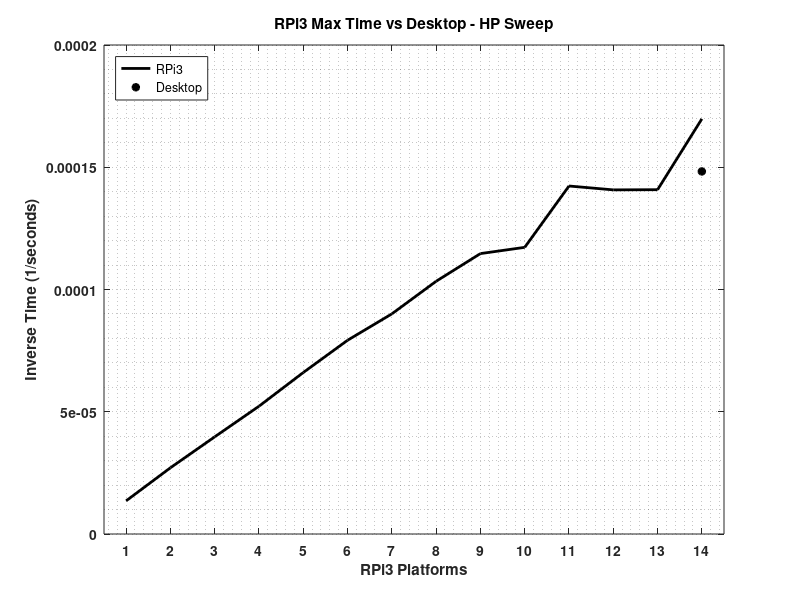

Write the MATLAB code that produced this figure.
%% Hyper Parameter Sweep Data Plot
%
% SBLT Andrew Taylor - z3457431

%% Prepare Workspace
close all;
clear;
clc;

%% Variables
load('sweep_cluster.mat');
load('sweep_desktop.mat');

neurons = [9,18,27,36,45,54,63,72,81];
neurons = [neurons,neurons,neurons,neurons,neurons,neurons];
layers = [1,2,3];
s_cluster = sortrows(cluster, [2,3,4,1]);

slowest  = 0;
k = 1;
times_c_x = zeros(1,54);

for j = 1:length(s_cluster)
   if s_cluster(j,4) == neurons(k)
       slowest = max(slowest,s_cluster(j,6));
   else
       times_c_x(k) = slowest;
       slowest = 0;
       k = k + 1;
       slowest = max(slowest,s_cluster(j,6));
   end
end
times_c_x(k) = slowest;

times_d = desktop(:,6)';
ttime_c = sum(times_c_x);
ttime_d = sum(times_d);
adding = zeros(1,13);

for m = 2:14
    temp = zeros(1,m);
    for n = 1:54
        temp(rem(n,m)+1) = temp(rem(n,m)+1) + times_c_x(n);
    end
    adding(m-1) = max(temp);
end

plot_data = [ttime_c,adding];

figure(7);
plot(1./plot_data,'k','linewidth',2);
hold on;
grid minor;
plot(14, 1/ttime_d,'*k','linewidth',2);
xlim([0.5 14.5]);
set(gca,'Xtick',1:1:14);
set(gca,'XtickLabel',1:1:14);
set(gca,'fontweight','bold');
xlabel('RPi3 Platforms');
ylabel('Inverse Time (1/seconds)');
title('RPi3 Max Time vs Desktop - HP Sweep');
legend('RPi3','Desktop','location','northwest');
saveas(gcf,'HP_Sweep_Max.png')